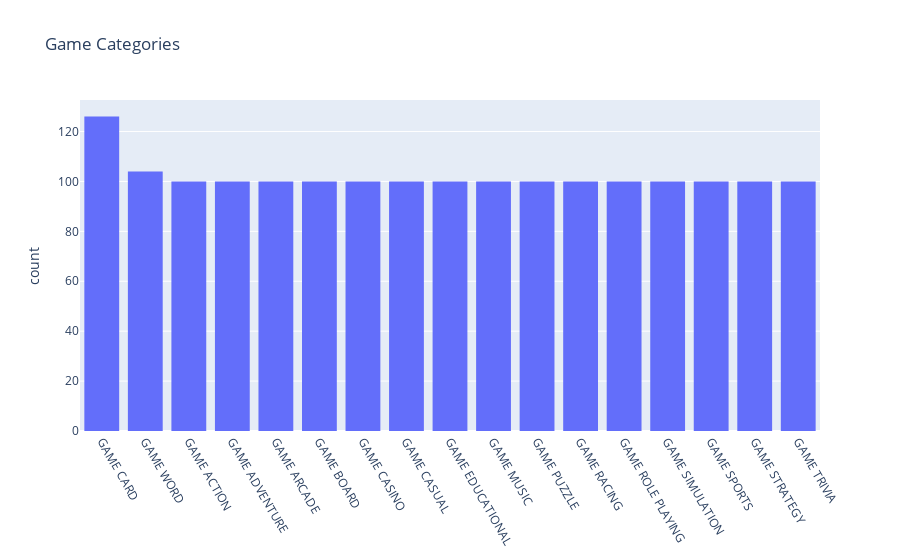

Source (notebook cell):
### Code cell
# with plotly

fig = px.histogram(df_1, x = "category", title = "Game Categories")
fig.update_layout(xaxis = go.layout.XAxis(tickangle = 60))
fig.update_layout(xaxis = {"categoryorder":"total descending"})

fig.show()

### Figure 1 — Plotly figure (JSON) as saved in the notebook; plotly's stock layout.template omitted (floating-point values rounded to 4 significant figures; data arrays with more than 128 entries replaced by an {"elided": "..."} marker saying what was removed)
{"data": [{"alignmentgroup": "True", "bingroup": "x", "hovertemplate": "category=%{x}<br>count=%{y}<extra></extra>", "legendgroup": "", "marker": {"color": "#636efa", "pattern": {"shape": ""}}, "name": "", "offsetgroup": "", "orientation": "v", "showlegend": false, "type": "histogram", "x": {"elided": "1730 str values"}, "xaxis": "x", "yaxis": "y"}], "layout": {"barmode": "relative", "legend": {"tracegroupgap": 0}, "title": {"text": "Game Categories"}, "xaxis": {"categoryorder": "total descending", "tickangle": 60}, "yaxis": {"anchor": "x", "domain": [0, 1], "title": {"text": "count"}}}}
